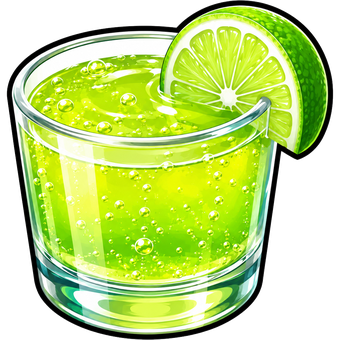
#> input picture assets/drinks/tier01.png, 340 x 340 px, given in place of icon-512.png, which was not available
$ python make_ios_assets.py
#> lines starting #> are read from the running program, lines starting #| are printed output that depends on the picture; pictures that were not available may be replaced by others from this repository, and a replacement may not be noted
"""iOS build assets: a flattened 1024 app icon (no alpha — App Store Connect
rejects transparency) and a 2732 launch image that matches the game's boot
background so the launch reads as the app appearing.
"""
from PIL import Image, ImageDraw

BASE = r"D:\cowork\Flicktail"


def icon_1024():
    src = Image.open(BASE + r"\assets\icon-512.png").convert("RGBA")
#> src is the input picture: PIL image 340x340 RGBA; mean R, G, B, A 124.5, 152, 58.2, 182.4
    src = src.resize((1024, 1024), Image.LANCZOS)
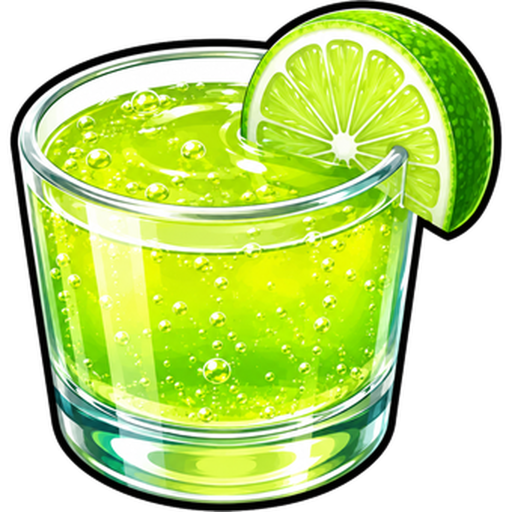
#> src: PIL image 1024x1024 RGBA (shown at 1/2 size); mean R, G, B, A 124.6, 152.1, 58.4, 182.4; transparent parts drawn white
    flat = Image.new("RGB", (1024, 1024), (255, 158, 74))
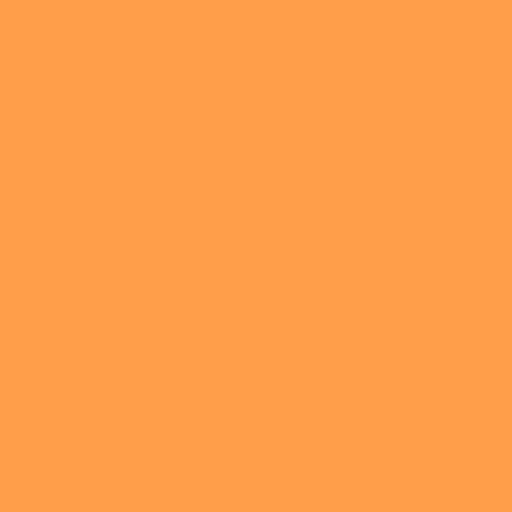
#> flat: PIL image 1024x1024 RGB (shown at 1/2 size); mean R, G, B 255, 158, 74
    # the icon has rounded transparent corners; refill with the gradient edges
    grad = Image.new("RGB", (1024, 1024))
#> grad: PIL image 1024x1024 RGB; every value is 0
    d = ImageDraw.Draw(grad)
    top, bot = (255, 158, 74), (255, 61, 122)
    for y in range(1024):
        t = y / 1024
        d.line([(0, y), (1024, y)], fill=(
            int(top[0] + (bot[0] - top[0]) * t),
            int(top[1] + (bot[1] - top[1]) * t),
            int(top[2] + (bot[2] - top[2]) * t)))
    grad.paste(src, (0, 0), src)
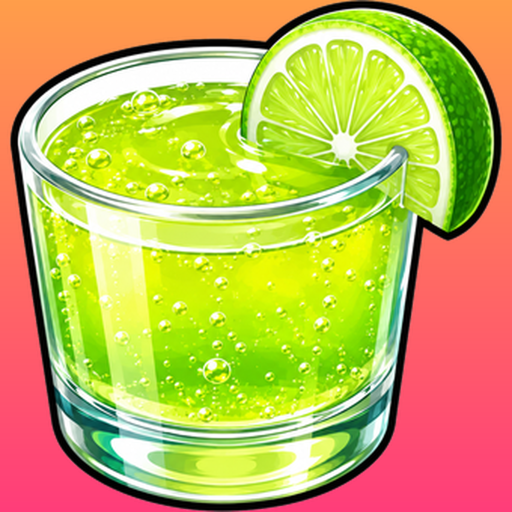
#> grad: PIL image 1024x1024 RGB (shown at 1/2 size); mean R, G, B 195.7, 180.4, 85.2
    grad.save(BASE + r"\assets\icon-1024-ios.png")
    print("icon-1024-ios.png (mode RGB, no alpha)")


def splash_2732():
    img = Image.new("RGB", (2732, 2732), (6, 18, 31))
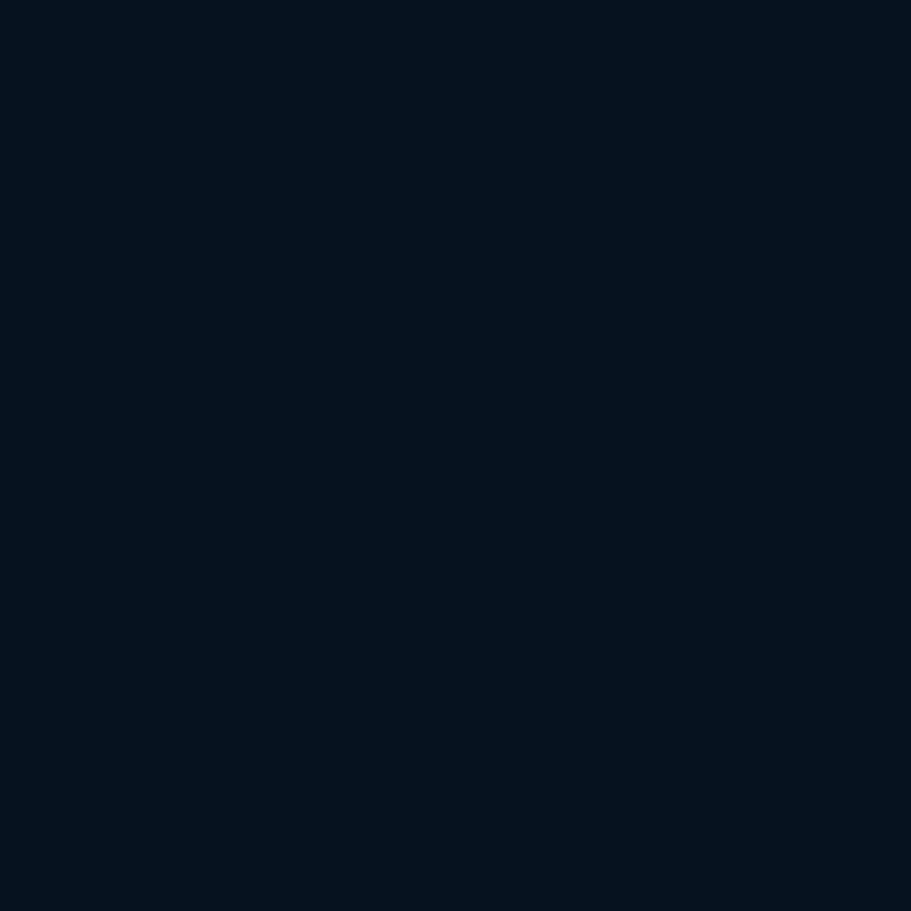
#> img: PIL image 2732x2732 RGB (shown at 1/3 size); mean R, G, B 6, 18, 31
    icon = Image.open(BASE + r"\assets\drinks\tier04.png").convert("RGBA")
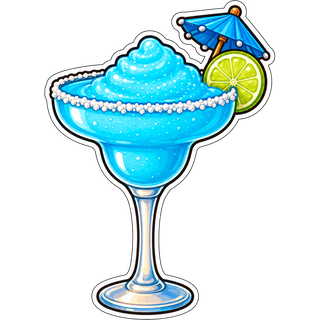
#> input picture assets/drinks/tier04.png, 320 x 320 px, found by its file name
#> icon is the input picture: PIL image 320x320 RGBA; mean R, G, B, A 35.7, 62.2, 65.6, 82.2
    w = 560
    icon = icon.resize((w, w), Image.LANCZOS)
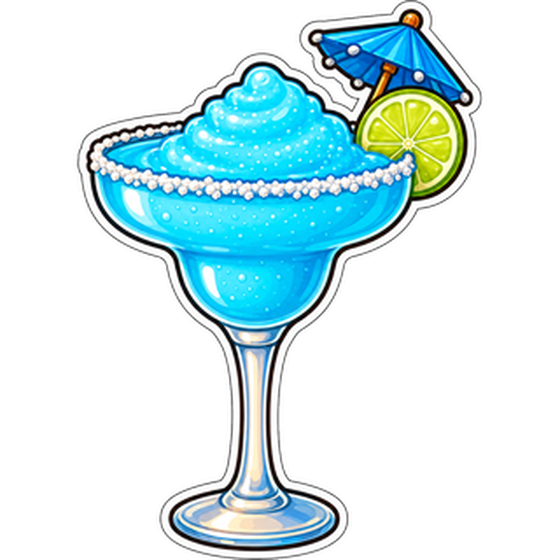
#> icon: PIL image 560x560 RGBA; mean R, G, B, A 36.1, 62.5, 65.9, 82.2; transparent parts drawn white
    img.paste(icon, ((2732 - w) // 2, (2732 - w) // 2 - 60), icon)
    img.save(BASE + r"\assets\splash-2732.png")
    print("splash-2732.png")


icon_1024()
splash_2732()
